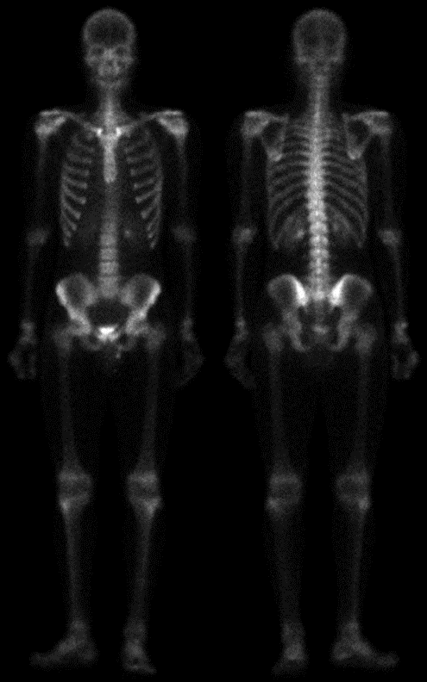
#> input picture 05 Median filtering/paperPhoto20210402174743810.bmp, 427 x 682 px
$ python median_filtering.py
#> lines starting #> are read from the running program, lines starting #| are printed output that depends on the picture
"""
Perform simulations about the attached two images as following.

    Apply median filtering about two images.
    Then, compare the results before and after the filtering.
"""

from PIL import Image
import numpy as np
import matplotlib.pyplot as plt

def show(img, max_ylim=12500):

    # show image
    plt.imshow(img, cmap='gray')
    plt.show()

    # show histogram
    if max_ylim != 'none':
        axes = plt.axes()
        axes.set_ylim([0, max_ylim])
    plt.hist(img.ravel(), bins=256, range=[0,256])
    plt.show()

def median_filter(img, filter_size=(3, 3), stride=1):

    img_shape = np.shape(img)

    result_shape = tuple( np.int64(
        (np.array(img_shape)-np.array(filter_size))/stride+1
        ) )

    result = np.zeros(result_shape)

    for h in range(0, result_shape[0], stride):
        for w in range(0, result_shape[1], stride):
            tmp = img[h:h+filter_size[0],w:w+filter_size[1]]
            tmp = np.sort(tmp.ravel())
            result[h,w] = tmp[int(filter_size[0]*filter_size[1]/2)]

    return result

# image 1
img_1 = Image.open('paperPhoto20210402174743810.bmp').convert('L')
npimg_1 = np.array(img_1)
show(npimg_1, max_ylim=12500)
#> in show, `plt.show()`:
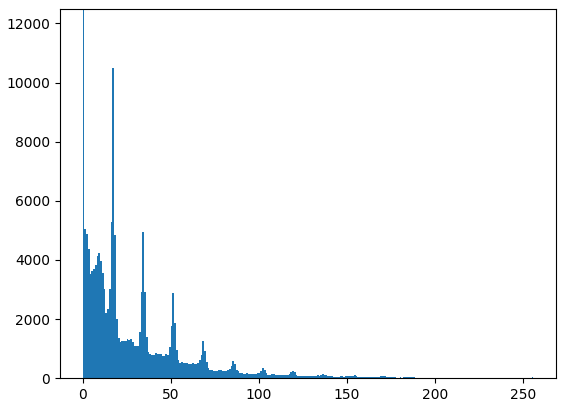
#> figure drawn by matplotlib, 1 panel; tallest bar 140813 high, from x = 0 to 1

med_img_1 = median_filter(npimg_1)
show(med_img_1, max_ylim=12500)

med_img_1 = median_filter(npimg_1, (5,5))
show(med_img_1, max_ylim=12500)

# image 2
img_2 = Image.open('paperPhoto20210402174743817.bmp').convert('L')
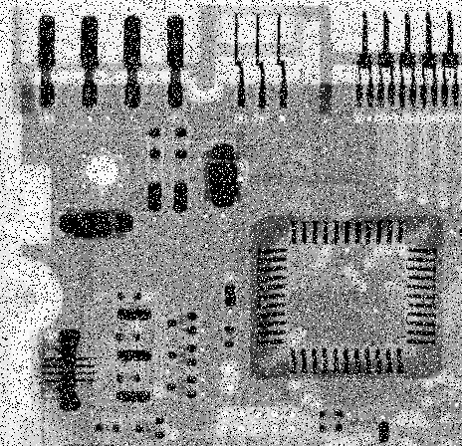
#> input picture 05 Median filtering/paperPhoto20210402174743817.bmp, 462 x 446 px
npimg_2 = np.array(img_2)
show(npimg_2, max_ylim=4500)
#> call 4 of show, with max_ylim = 4500
#> in show (call 4), `plt.show()`:
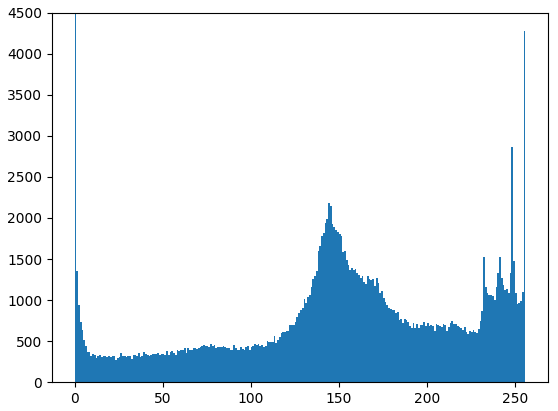
#> figure drawn by matplotlib, 1 panel; tallest bar 10298 high, from x = 0 to 1

med_img_2 = median_filter(npimg_2)
#> call 3 of median_filter, with filter_size = (3, 3), stride = 1
#> after the loop in median_filter (call 3), `for h in range(0, result_shape[0], stride):`:
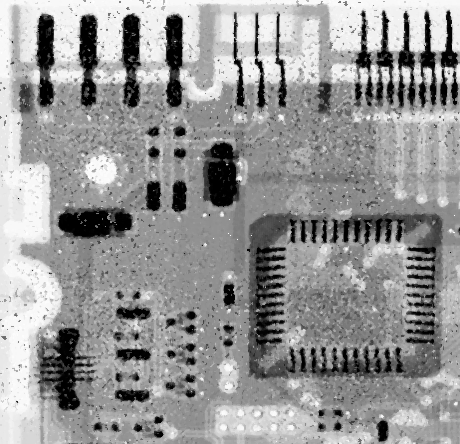
#> result: shape (444, 460) float64; min 0, max 255, mean 150.1
show(med_img_2, max_ylim=4500)
#> in show (call 5), `plt.show()`:
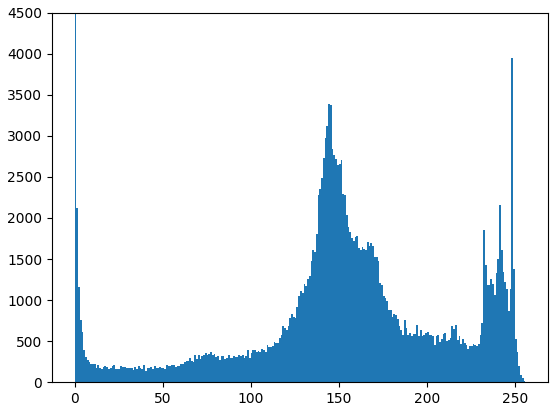
#> figure drawn by matplotlib, 1 panel; tallest bar 6631 high, from x = 0 to 1

med_img_2 = median_filter(npimg_2, (5,5))
#> call 4 of median_filter, with filter_size = (5, 5), stride = 1
#> after the loop in median_filter (call 4), `for h in range(0, result_shape[0], stride):`:
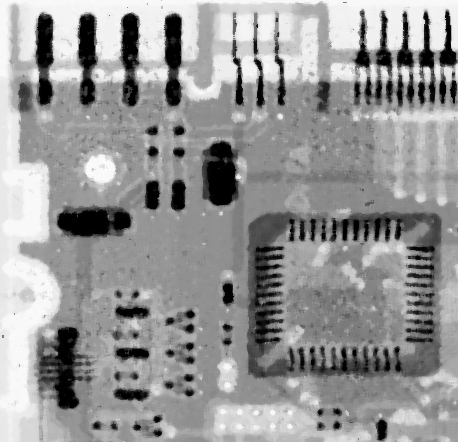
#> result: shape (442, 458) float64; min 0, max 253, mean 150.5
show(med_img_2, max_ylim=4500)
#> in show (call 6), `plt.show()`:
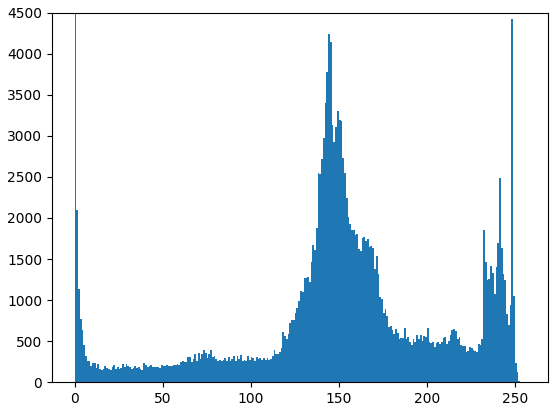
#> figure drawn by matplotlib, 1 panel; tallest bar 4752 high, from x = 0 to 1
